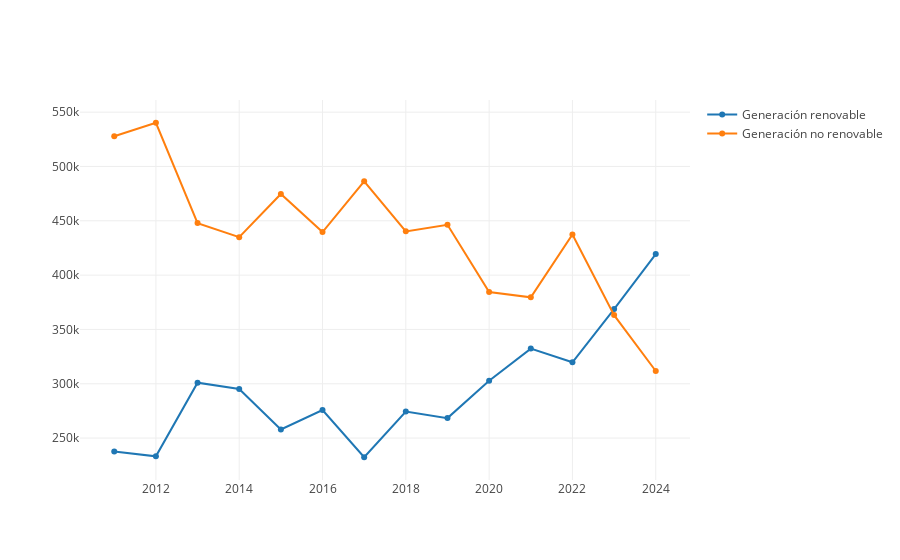

Notebook code for this chart:
### Code cell
val EnergiasParaAnalizar = Seq("Generación renovable", "Generación no renovable")
AnalisisEnergiasAnual(EnergiasParaAnalizar, dataFrameBalance)

### Figure 1 — Plotly figure (JSON) as saved in the notebook; plotly's stock layout.template omitted (floating-point values rounded to 4 significant figures)
{"data": [{"name": "Generación renovable", "type": "scatter", "x": ["2011", "2012", "2013", "2014", "2015", "2016", "2017", "2018", "2019", "2020", "2021", "2022", "2023", "2024"], "y": [237600.0, 233200.0, 301000.0, 295100.0, 257900.0, 275800.0, 232400.0, 274500.0, 268400.0, 302700.0, 332400.0, 319800.0, 368800.0, 419400.0]}, {"name": "Generación no renovable", "type": "scatter", "x": ["2011", "2012", "2013", "2014", "2015", "2016", "2017", "2018", "2019", "2020", "2021", "2022", "2023", "2024"], "y": [527800.0, 540300.0, 447900.0, 435000.0, 474700.0, 439600.0, 486400.0, 440300.0, 446300.0, 384500.0, 379600.0, 437400.0, 363200.0, 311800.0]}], "layout": {"autosize": true, "xaxis": {"autorange": true, "range": [2010.0, 2025.0], "type": "linear"}, "yaxis": {"autorange": true, "range": [209800.0, 562800.0], "type": "linear"}}}
